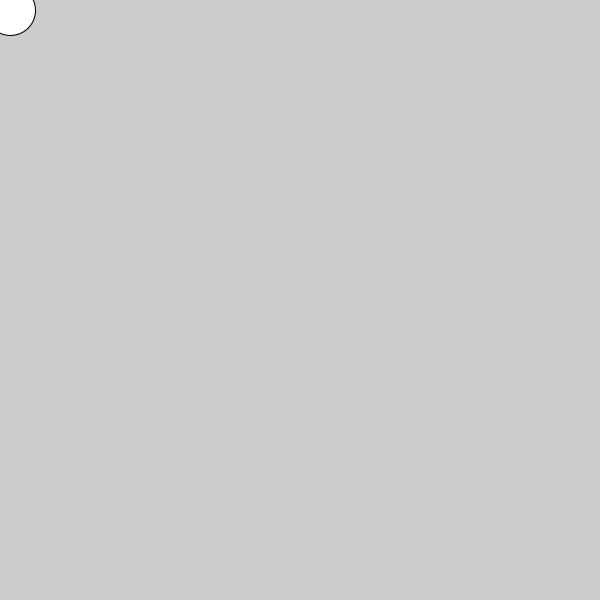
Frame 1 (no input)
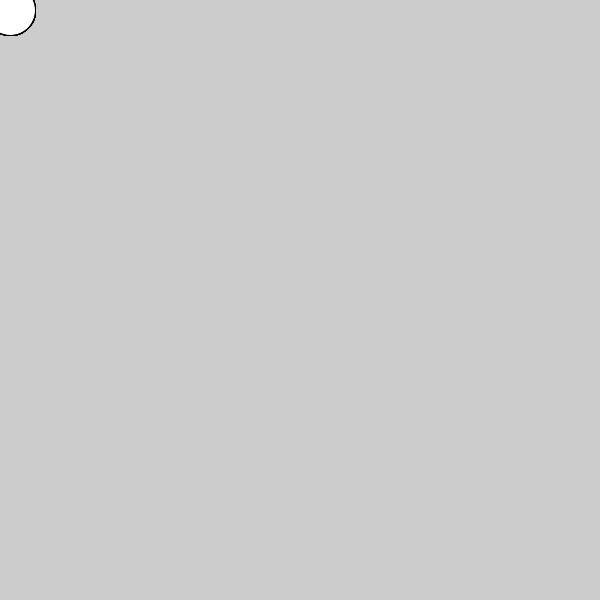
Frame 60 (the mouse pressed at the canvas centre just before this capture)
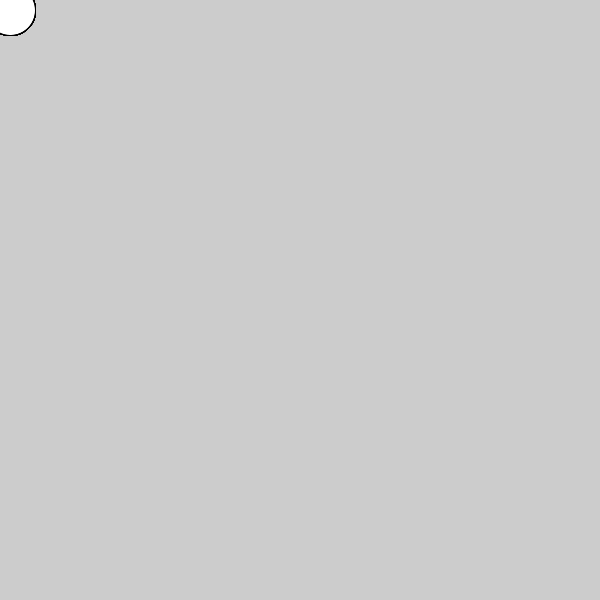
Frame 120 (the mouse held since frame 60 and released just before this capture)

The Processing sketch that drew these frames (run headless with seeded random() and noise(); from frame 60 on, the mouse is pressed at the canvas centre):

// Processing sketch: noisy_spirals
// ── noisy_spirals.pde
// Noisy spirals

void setup() {
	size(600, 600);
	smooth();
}

void draw() {
	ellipse(10, 10, 50, 50);
}
